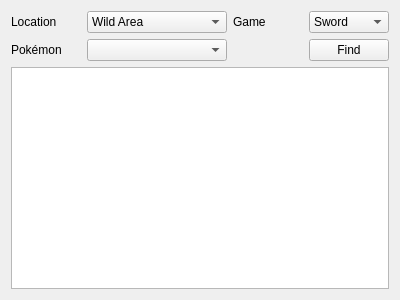
<?xml version="1.0" encoding="UTF-8"?>
<ui version="4.0">
 <class>EncounterLookup</class>
 <widget class="QWidget" name="EncounterLookup">
  <property name="geometry">
   <rect>
    <x>0</x>
    <y>0</y>
    <width>400</width>
    <height>300</height>
   </rect>
  </property>
  <property name="windowTitle">
   <string>Encounter Lookup</string>
  </property>
  <layout class="QGridLayout" name="gridLayout">
   <item row="3" column="0" colspan="4">
    <widget class="QTableView" name="tableView">
     <attribute name="verticalHeaderVisible">
      <bool>false</bool>
     </attribute>
    </widget>
   </item>
   <item row="0" column="0" rowspan="2" colspan="4">
    <layout class="QGridLayout" name="gridLayout_3" columnstretch="1,2,1,1">
     <property name="sizeConstraint">
      <enum>QLayout::SetDefaultConstraint</enum>
     </property>
     <item row="2" column="2">
      <spacer name="horizontalSpacer">
       <property name="orientation">
        <enum>Qt::Horizontal</enum>
       </property>
       <property name="sizeType">
        <enum>QSizePolicy::Preferred</enum>
       </property>
       <property name="sizeHint" stdset="0">
        <size>
         <width>40</width>
         <height>20</height>
        </size>
       </property>
      </spacer>
     </item>
     <item row="2" column="3">
      <widget class="QPushButton" name="pushButtonFind">
       <property name="sizePolicy">
        <sizepolicy hsizetype="Preferred" vsizetype="Fixed">
         <horstretch>0</horstretch>
         <verstretch>0</verstretch>
        </sizepolicy>
       </property>
       <property name="text">
        <string>Find</string>
       </property>
      </widget>
     </item>
     <item row="1" column="3">
      <widget class="QComboBox" name="comboBoxGame">
       <item>
        <property name="text">
         <string>Sword</string>
        </property>
       </item>
       <item>
        <property name="text">
         <string>Shield</string>
        </property>
       </item>
      </widget>
     </item>
     <item row="1" column="2">
      <widget class="QLabel" name="labelGame">
       <property name="sizePolicy">
        <sizepolicy hsizetype="Preferred" vsizetype="Preferred">
         <horstretch>0</horstretch>
         <verstretch>0</verstretch>
        </sizepolicy>
       </property>
       <property name="text">
        <string>Game</string>
       </property>
      </widget>
     </item>
     <item row="2" column="0">
      <widget class="QLabel" name="labelPokemon">
       <property name="sizePolicy">
        <sizepolicy hsizetype="Preferred" vsizetype="Preferred">
         <horstretch>0</horstretch>
         <verstretch>0</verstretch>
        </sizepolicy>
       </property>
       <property name="text">
        <string>Pokémon</string>
       </property>
      </widget>
     </item>
     <item row="2" column="1">
      <widget class="QComboBox" name="comboBoxPokemon"/>
     </item>
     <item row="1" column="0">
      <widget class="QLabel" name="labelLocation">
       <property name="text">
        <string>Location</string>
       </property>
      </widget>
     </item>
     <item row="1" column="1">
      <widget class="QComboBox" name="comboBoxLocation">
       <item>
        <property name="text">
         <string>Wild Area</string>
        </property>
       </item>
       <item>
        <property name="text">
         <string>Isle of Armor</string>
        </property>
       </item>
       <item>
        <property name="text">
         <string>Crown Tundra</string>
        </property>
       </item>
      </widget>
     </item>
    </layout>
   </item>
  </layout>
 </widget>
 <tabstops>
  <tabstop>comboBoxLocation</tabstop>
  <tabstop>comboBoxGame</tabstop>
  <tabstop>comboBoxPokemon</tabstop>
  <tabstop>pushButtonFind</tabstop>
  <tabstop>tableView</tabstop>
 </tabstops>
 <resources/>
 <connections/>
</ui>
